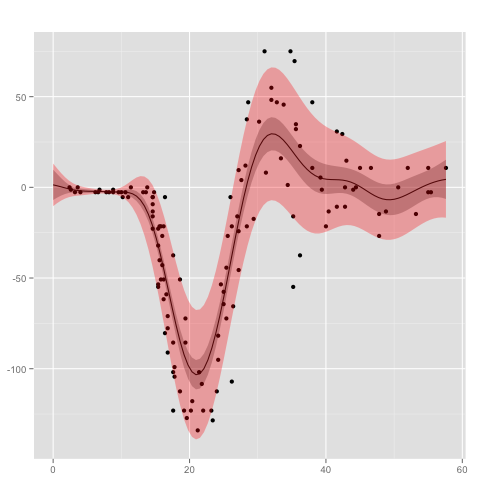

R code for this plot:

library(gp.regression)

data("mcycle", package = "MASS")

x <- seq(from=0, to=max(mcycle$times), length.out=100)

# homoscedastic gaussian process
# ------------------------------------------------------------------------------

gp <- new.gp(0.0, kernel.exponential(5, 100))
gp <- posterior(gp, mcycle$times, mcycle$accel, 20.0)

plot(gp, x)

# heteroscedastic gaussian process
# ------------------------------------------------------------------------------

x11(type="cairo")

gp <- new.gp.heteroscedastic(
    new.gp( 0.0, kernel.exponential(4, 100)),
    new.gp(10.0, kernel.exponential(4,  10),
           likelihood=new.likelihood("gamma", 1),
           link=new.link("logistic")),
    transform     = sqrt,
    transform.inv = function(x) x^2)
gp <- posterior(gp, mcycle$times, mcycle$accel, 0.00001,
                step = 0.1,
                epsilon = 0.000001,
                verbose=T)

plot(gp, x)

plot(gp$gp.h, x)
